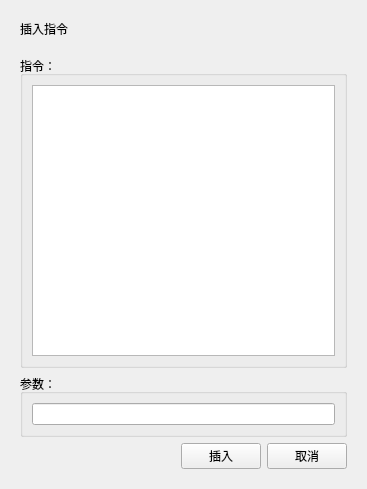
<?xml version="1.0" encoding="UTF-8"?>
<ui version="4.0">
 <class>ScriptFunction</class>
 <widget class="QWidget" name="ScriptFunction">
  <property name="geometry">
   <rect>
    <x>0</x>
    <y>0</y>
    <width>367</width>
    <height>489</height>
   </rect>
  </property>
  <property name="windowTitle">
   <string>Form</string>
  </property>
  <layout class="QVBoxLayout" name="verticalLayout">
   <property name="spacing">
    <number>0</number>
   </property>
   <item>
    <widget class="QWidget" name="widget" native="true">
     <layout class="QHBoxLayout" name="horizontalLayout_2">
      <item>
       <widget class="QLabel" name="label">
        <property name="text">
         <string>插入指令</string>
        </property>
       </widget>
      </item>
     </layout>
    </widget>
   </item>
   <item>
    <widget class="QWidget" name="widget_2" native="true">
     <layout class="QVBoxLayout" name="verticalLayout_4">
      <item>
       <widget class="QGroupBox" name="groupBox">
        <property name="title">
         <string>指令：</string>
        </property>
        <layout class="QVBoxLayout" name="verticalLayout_2">
         <item>
          <widget class="QListWidget" name="listWidgetCommond"/>
         </item>
        </layout>
       </widget>
      </item>
      <item>
       <widget class="QGroupBox" name="groupBox_2">
        <property name="title">
         <string>参数：</string>
        </property>
        <layout class="QVBoxLayout" name="verticalLayout_3">
         <item>
          <widget class="QLineEdit" name="lineEditParameter"/>
         </item>
        </layout>
       </widget>
      </item>
      <item>
       <layout class="QHBoxLayout" name="horizontalLayout">
        <item>
         <spacer name="horizontalSpacer">
          <property name="orientation">
           <enum>Qt::Horizontal</enum>
          </property>
          <property name="sizeHint" stdset="0">
           <size>
            <width>40</width>
            <height>20</height>
           </size>
          </property>
         </spacer>
        </item>
        <item>
         <widget class="QPushButton" name="pushButtonInsert">
          <property name="text">
           <string>插入</string>
          </property>
         </widget>
        </item>
        <item>
         <widget class="QPushButton" name="pushButtonCancel">
          <property name="text">
           <string>取消</string>
          </property>
         </widget>
        </item>
       </layout>
      </item>
     </layout>
    </widget>
   </item>
  </layout>
 </widget>
 <resources/>
 <connections/>
</ui>
